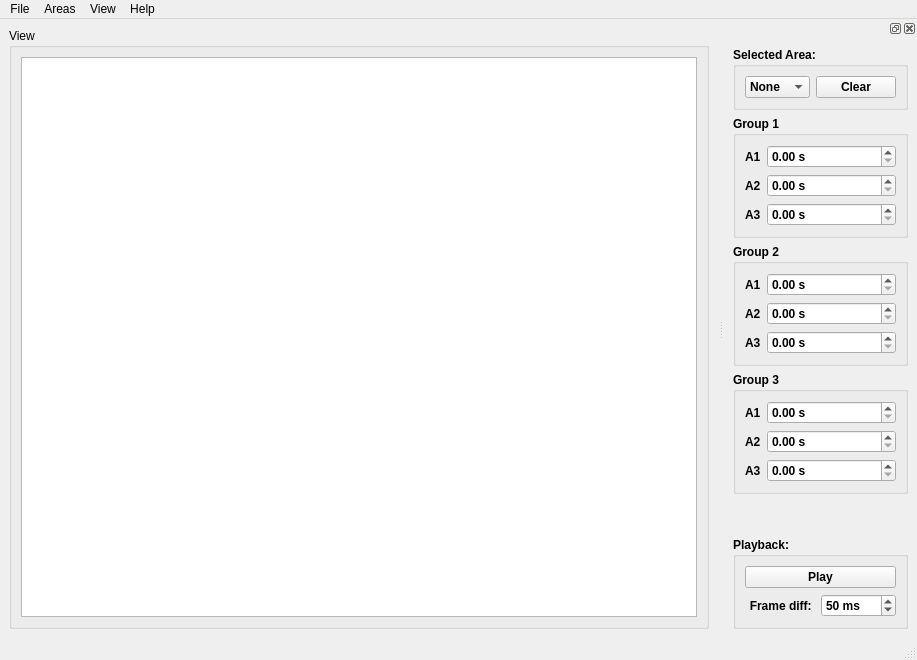
<?xml version="1.0" encoding="UTF-8"?>
<ui version="4.0">
 <class>MainWindow</class>
 <widget class="QMainWindow" name="MainWindow">
  <property name="geometry">
   <rect>
    <x>0</x>
    <y>0</y>
    <width>917</width>
    <height>660</height>
   </rect>
  </property>
  <property name="windowTitle">
   <string>AMT</string>
  </property>
  <widget class="QWidget" name="centralwidget">
   <property name="sizePolicy">
    <sizepolicy hsizetype="Expanding" vsizetype="Expanding">
     <horstretch>0</horstretch>
     <verstretch>0</verstretch>
    </sizepolicy>
   </property>
   <layout class="QHBoxLayout" name="horizontalLayout" stretch="0">
    <item>
     <widget class="QGroupBox" name="groupBox">
      <property name="title">
       <string>View</string>
      </property>
      <layout class="QVBoxLayout" name="verticalLayout_2">
       <item>
        <widget class="ViewportWidget" name="viewport">
         <property name="backgroundBrush">
          <brush brushstyle="SolidPattern">
           <color alpha="255">
            <red>0</red>
            <green>0</green>
            <blue>0</blue>
           </color>
          </brush>
         </property>
        </widget>
       </item>
      </layout>
     </widget>
    </item>
   </layout>
  </widget>
  <widget class="QMenuBar" name="menubar">
   <property name="geometry">
    <rect>
     <x>0</x>
     <y>0</y>
     <width>917</width>
     <height>21</height>
    </rect>
   </property>
   <widget class="QMenu" name="menuFile">
    <property name="title">
     <string>File</string>
    </property>
    <widget class="QMenu" name="menuOpen">
     <property name="title">
      <string>Open</string>
     </property>
     <property name="icon">
      <iconset theme="document-open">
       <normaloff/>
      </iconset>
     </property>
     <addaction name="actionFile"/>
     <addaction name="actionCamera"/>
    </widget>
    <addaction name="menuOpen"/>
    <addaction name="actionOptions"/>
    <addaction name="actionExit"/>
   </widget>
   <widget class="QMenu" name="menuHelp">
    <property name="title">
     <string>Help</string>
    </property>
    <addaction name="actionAbout"/>
   </widget>
   <widget class="QMenu" name="menuAreas">
    <property name="title">
     <string>Areas</string>
    </property>
    <addaction name="actionAdd"/>
    <addaction name="actionRemove"/>
    <addaction name="actionReset_time"/>
   </widget>
   <widget class="QMenu" name="menuView">
    <property name="title">
     <string>View</string>
    </property>
    <widget class="QMenu" name="menuDisplay_mode">
     <property name="title">
      <string>Display mode</string>
     </property>
     <addaction name="actionDisplayFrame"/>
     <addaction name="actionDisplayDiff"/>
     <addaction name="actionDisplayNone"/>
    </widget>
    <addaction name="menuDisplay_mode"/>
    <addaction name="actionToolbar"/>
    <addaction name="actionShow_areas"/>
   </widget>
   <addaction name="menuFile"/>
   <addaction name="menuAreas"/>
   <addaction name="menuView"/>
   <addaction name="menuHelp"/>
  </widget>
  <widget class="QStatusBar" name="statusbar"/>
  <widget class="QDockWidget" name="dockWidget_2">
   <property name="font">
    <font>
     <weight>75</weight>
     <bold>true</bold>
    </font>
   </property>
   <property name="windowTitle">
    <string/>
   </property>
   <attribute name="dockWidgetArea">
    <number>2</number>
   </attribute>
   <widget class="QWidget" name="dockWidgetContents_2">
    <layout class="QVBoxLayout" name="verticalLayout">
     <item>
      <widget class="QGroupBox" name="groupBox_6">
       <property name="sizePolicy">
        <sizepolicy hsizetype="Preferred" vsizetype="Minimum">
         <horstretch>0</horstretch>
         <verstretch>0</verstretch>
        </sizepolicy>
       </property>
       <property name="title">
        <string>Selected Area:</string>
       </property>
       <layout class="QHBoxLayout" name="horizontalLayout_3">
        <item>
         <widget class="QComboBox" name="areaSelectBox">
          <property name="sizePolicy">
           <sizepolicy hsizetype="Preferred" vsizetype="Minimum">
            <horstretch>0</horstretch>
            <verstretch>0</verstretch>
           </sizepolicy>
          </property>
          <property name="currentIndex">
           <number>0</number>
          </property>
          <item>
           <property name="text">
            <string>None</string>
           </property>
          </item>
          <item>
           <property name="text">
            <string>G1 A1</string>
           </property>
          </item>
          <item>
           <property name="text">
            <string>G1 A2</string>
           </property>
          </item>
          <item>
           <property name="text">
            <string>G1 A3</string>
           </property>
          </item>
          <item>
           <property name="text">
            <string>G2 A1</string>
           </property>
          </item>
          <item>
           <property name="text">
            <string>G2 A2</string>
           </property>
          </item>
          <item>
           <property name="text">
            <string>G2 A3</string>
           </property>
          </item>
          <item>
           <property name="text">
            <string>G3 A1</string>
           </property>
          </item>
          <item>
           <property name="text">
            <string>G3 A2</string>
           </property>
          </item>
          <item>
           <property name="text">
            <string>G3 A3</string>
           </property>
          </item>
         </widget>
        </item>
        <item>
         <widget class="QPushButton" name="areaClearButton">
          <property name="sizePolicy">
           <sizepolicy hsizetype="Minimum" vsizetype="Minimum">
            <horstretch>0</horstretch>
            <verstretch>0</verstretch>
           </sizepolicy>
          </property>
          <property name="autoFillBackground">
           <bool>false</bool>
          </property>
          <property name="text">
           <string>Clear</string>
          </property>
          <property name="icon">
           <iconset theme="user-trash"/>
          </property>
         </widget>
        </item>
       </layout>
      </widget>
     </item>
     <item>
      <widget class="QGroupBox" name="groupBox_2">
       <property name="title">
        <string>Group 1</string>
       </property>
       <layout class="QGridLayout" name="gridLayout">
        <item row="4" column="1">
         <widget class="QDoubleSpinBox" name="g1a3Box">
          <property name="sizePolicy">
           <sizepolicy hsizetype="Minimum" vsizetype="Fixed">
            <horstretch>1</horstretch>
            <verstretch>0</verstretch>
           </sizepolicy>
          </property>
          <property name="suffix">
           <string> s</string>
          </property>
          <property name="decimals">
           <number>2</number>
          </property>
          <property name="maximum">
           <double>9999.000000000000000</double>
          </property>
         </widget>
        </item>
        <item row="3" column="1">
         <widget class="QDoubleSpinBox" name="g1a2Box">
          <property name="sizePolicy">
           <sizepolicy hsizetype="Minimum" vsizetype="Fixed">
            <horstretch>1</horstretch>
            <verstretch>0</verstretch>
           </sizepolicy>
          </property>
          <property name="suffix">
           <string> s</string>
          </property>
          <property name="decimals">
           <number>2</number>
          </property>
          <property name="maximum">
           <double>9999.000000000000000</double>
          </property>
         </widget>
        </item>
        <item row="2" column="1">
         <widget class="QDoubleSpinBox" name="g1a1Box">
          <property name="sizePolicy">
           <sizepolicy hsizetype="Minimum" vsizetype="Fixed">
            <horstretch>1</horstretch>
            <verstretch>0</verstretch>
           </sizepolicy>
          </property>
          <property name="suffix">
           <string> s</string>
          </property>
          <property name="decimals">
           <number>2</number>
          </property>
          <property name="maximum">
           <double>9999.000000000000000</double>
          </property>
         </widget>
        </item>
        <item row="2" column="0">
         <widget class="QLabel" name="label_2">
          <property name="text">
           <string>A1</string>
          </property>
         </widget>
        </item>
        <item row="3" column="0">
         <widget class="QLabel" name="label_3">
          <property name="text">
           <string>A2</string>
          </property>
         </widget>
        </item>
        <item row="4" column="0">
         <widget class="QLabel" name="label_4">
          <property name="text">
           <string>A3</string>
          </property>
         </widget>
        </item>
       </layout>
      </widget>
     </item>
     <item>
      <widget class="QGroupBox" name="groupBox_3">
       <property name="title">
        <string>Group 2</string>
       </property>
       <layout class="QGridLayout" name="gridLayout_2">
        <item row="3" column="1">
         <widget class="QDoubleSpinBox" name="g2a3Box">
          <property name="sizePolicy">
           <sizepolicy hsizetype="Minimum" vsizetype="Fixed">
            <horstretch>1</horstretch>
            <verstretch>0</verstretch>
           </sizepolicy>
          </property>
          <property name="suffix">
           <string> s</string>
          </property>
          <property name="decimals">
           <number>2</number>
          </property>
          <property name="maximum">
           <double>9999.000000000000000</double>
          </property>
         </widget>
        </item>
        <item row="2" column="1">
         <widget class="QDoubleSpinBox" name="g2a2Box">
          <property name="sizePolicy">
           <sizepolicy hsizetype="Minimum" vsizetype="Fixed">
            <horstretch>1</horstretch>
            <verstretch>0</verstretch>
           </sizepolicy>
          </property>
          <property name="suffix">
           <string> s</string>
          </property>
          <property name="decimals">
           <number>2</number>
          </property>
          <property name="maximum">
           <double>9999.000000000000000</double>
          </property>
         </widget>
        </item>
        <item row="1" column="1">
         <widget class="QDoubleSpinBox" name="g2a1Box">
          <property name="sizePolicy">
           <sizepolicy hsizetype="Minimum" vsizetype="Fixed">
            <horstretch>1</horstretch>
            <verstretch>0</verstretch>
           </sizepolicy>
          </property>
          <property name="suffix">
           <string> s</string>
          </property>
          <property name="decimals">
           <number>2</number>
          </property>
          <property name="maximum">
           <double>9999.000000000000000</double>
          </property>
         </widget>
        </item>
        <item row="1" column="0">
         <widget class="QLabel" name="label_5">
          <property name="text">
           <string>A1</string>
          </property>
         </widget>
        </item>
        <item row="2" column="0">
         <widget class="QLabel" name="label_6">
          <property name="text">
           <string>A2</string>
          </property>
         </widget>
        </item>
        <item row="3" column="0">
         <widget class="QLabel" name="label_7">
          <property name="text">
           <string>A3</string>
          </property>
         </widget>
        </item>
       </layout>
      </widget>
     </item>
     <item>
      <widget class="QGroupBox" name="groupBox_4">
       <property name="title">
        <string>Group 3</string>
       </property>
       <layout class="QGridLayout" name="gridLayout_3">
        <item row="4" column="1">
         <widget class="QDoubleSpinBox" name="g3a3Box">
          <property name="sizePolicy">
           <sizepolicy hsizetype="Minimum" vsizetype="Fixed">
            <horstretch>1</horstretch>
            <verstretch>0</verstretch>
           </sizepolicy>
          </property>
          <property name="suffix">
           <string> s</string>
          </property>
          <property name="decimals">
           <number>2</number>
          </property>
          <property name="maximum">
           <double>9999.000000000000000</double>
          </property>
         </widget>
        </item>
        <item row="2" column="1">
         <widget class="QDoubleSpinBox" name="g3a2Box">
          <property name="sizePolicy">
           <sizepolicy hsizetype="Minimum" vsizetype="Fixed">
            <horstretch>1</horstretch>
            <verstretch>0</verstretch>
           </sizepolicy>
          </property>
          <property name="suffix">
           <string> s</string>
          </property>
          <property name="decimals">
           <number>2</number>
          </property>
          <property name="maximum">
           <double>9999.000000000000000</double>
          </property>
         </widget>
        </item>
        <item row="1" column="1">
         <widget class="QDoubleSpinBox" name="g3a1Box">
          <property name="sizePolicy">
           <sizepolicy hsizetype="Minimum" vsizetype="Fixed">
            <horstretch>1</horstretch>
            <verstretch>0</verstretch>
           </sizepolicy>
          </property>
          <property name="suffix">
           <string> s</string>
          </property>
          <property name="decimals">
           <number>2</number>
          </property>
          <property name="maximum">
           <double>9999.000000000000000</double>
          </property>
         </widget>
        </item>
        <item row="1" column="0">
         <widget class="QLabel" name="label_8">
          <property name="text">
           <string>A1</string>
          </property>
         </widget>
        </item>
        <item row="2" column="0">
         <widget class="QLabel" name="label_9">
          <property name="text">
           <string>A2</string>
          </property>
         </widget>
        </item>
        <item row="4" column="0">
         <widget class="QLabel" name="label_10">
          <property name="text">
           <string>A3</string>
          </property>
         </widget>
        </item>
       </layout>
      </widget>
     </item>
     <item>
      <spacer name="verticalSpacer">
       <property name="orientation">
        <enum>Qt::Vertical</enum>
       </property>
       <property name="sizeHint" stdset="0">
        <size>
         <width>20</width>
         <height>40</height>
        </size>
       </property>
      </spacer>
     </item>
     <item>
      <widget class="QGroupBox" name="groupBox_5">
       <property name="title">
        <string>Playback:</string>
       </property>
       <layout class="QVBoxLayout" name="verticalLayout_3">
        <item>
         <layout class="QHBoxLayout" name="horizontalLayout_4">
          <item>
           <widget class="QPushButton" name="playButton">
            <property name="enabled">
             <bool>true</bool>
            </property>
            <property name="sizePolicy">
             <sizepolicy hsizetype="Minimum" vsizetype="Fixed">
              <horstretch>0</horstretch>
              <verstretch>0</verstretch>
             </sizepolicy>
            </property>
            <property name="text">
             <string>Play</string>
            </property>
            <property name="icon">
             <iconset theme="media-playback-start">
              <normaloff/>
             </iconset>
            </property>
            <property name="checkable">
             <bool>true</bool>
            </property>
           </widget>
          </item>
         </layout>
        </item>
        <item>
         <layout class="QHBoxLayout" name="horizontalLayout_2">
          <item>
           <widget class="QLabel" name="label">
            <property name="text">
             <string>Frame diff: </string>
            </property>
            <property name="alignment">
             <set>Qt::AlignRight|Qt::AlignTrailing|Qt::AlignVCenter</set>
            </property>
           </widget>
          </item>
          <item>
           <widget class="QSpinBox" name="fpsBox">
            <property name="suffix">
             <string> ms</string>
            </property>
            <property name="prefix">
             <string/>
            </property>
            <property name="maximum">
             <number>9999</number>
            </property>
            <property name="value">
             <number>50</number>
            </property>
           </widget>
          </item>
         </layout>
        </item>
       </layout>
      </widget>
     </item>
    </layout>
   </widget>
  </widget>
  <action name="actionAbout">
   <property name="icon">
    <iconset theme="help-about">
     <normaloff/>
    </iconset>
   </property>
   <property name="text">
    <string>About</string>
   </property>
  </action>
  <action name="actionAdd">
   <property name="icon">
    <iconset theme="list-add">
     <normaloff/>
    </iconset>
   </property>
   <property name="text">
    <string>Add</string>
   </property>
  </action>
  <action name="actionRemove">
   <property name="icon">
    <iconset theme="list-remove">
     <normaloff/>
    </iconset>
   </property>
   <property name="text">
    <string>Delete</string>
   </property>
  </action>
  <action name="actionFile">
   <property name="icon">
    <iconset theme="video-x-generic">
     <normaloff/>
    </iconset>
   </property>
   <property name="text">
    <string>File</string>
   </property>
  </action>
  <action name="actionCamera">
   <property name="icon">
    <iconset theme="camera-web">
     <normaloff/>
    </iconset>
   </property>
   <property name="text">
    <string>Camera</string>
   </property>
  </action>
  <action name="actionOptions">
   <property name="icon">
    <iconset theme="emblem-system">
     <normaloff/>
    </iconset>
   </property>
   <property name="text">
    <string>Options</string>
   </property>
  </action>
  <action name="actionExit">
   <property name="icon">
    <iconset theme="application-exit">
     <normaloff/>
    </iconset>
   </property>
   <property name="text">
    <string>Exit</string>
   </property>
  </action>
  <action name="actionToolbar">
   <property name="checkable">
    <bool>true</bool>
   </property>
   <property name="checked">
    <bool>true</bool>
   </property>
   <property name="text">
    <string>Show toolbar</string>
   </property>
  </action>
  <action name="actionShow_areas">
   <property name="checkable">
    <bool>true</bool>
   </property>
   <property name="checked">
    <bool>true</bool>
   </property>
   <property name="text">
    <string>Show areas</string>
   </property>
  </action>
  <action name="actionReset_time">
   <property name="icon">
    <iconset theme="view-refresh">
     <normaloff/>
    </iconset>
   </property>
   <property name="text">
    <string>Reset time</string>
   </property>
  </action>
  <action name="actionDisplayFrame">
   <property name="checkable">
    <bool>true</bool>
   </property>
   <property name="checked">
    <bool>true</bool>
   </property>
   <property name="text">
    <string>Frames</string>
   </property>
  </action>
  <action name="actionDisplayDiff">
   <property name="checkable">
    <bool>true</bool>
   </property>
   <property name="text">
    <string>Diff</string>
   </property>
  </action>
  <action name="actionDisplayNone">
   <property name="checkable">
    <bool>true</bool>
   </property>
   <property name="text">
    <string>None</string>
   </property>
  </action>
 </widget>
 <customwidgets>
  <customwidget>
   <class>ViewportWidget</class>
   <extends>QGraphicsView</extends>
   <header>ViewportWidget.h</header>
  </customwidget>
 </customwidgets>
 <resources/>
 <connections/>
</ui>
